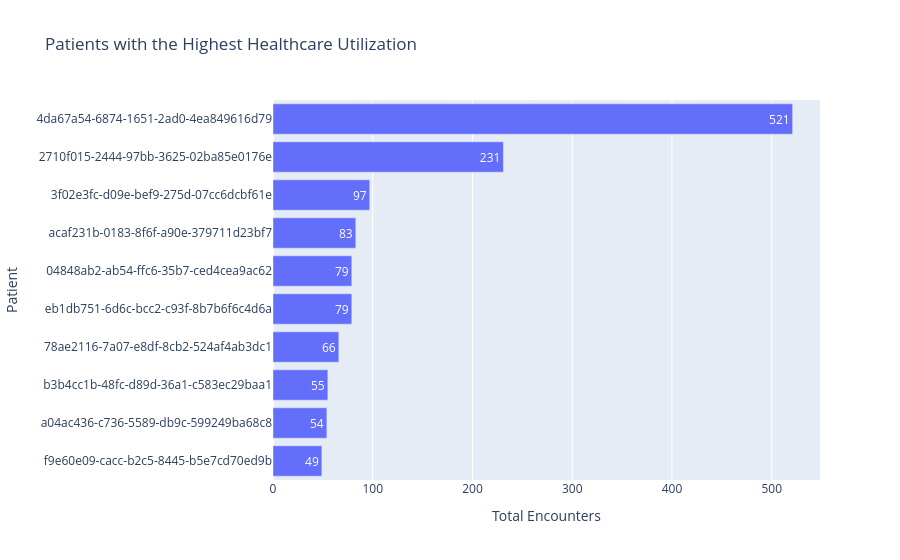

Notebook cell for this chart:
### Markdown cell above
### Visualization

### Code cell
fig = px.bar(
    top_utilizers.sort_values(
        "Total_Encounters",
        ascending=True,
    ),
    x="Total_Encounters",
    y="PATIENTID",
    orientation="h",
    title="Patients with the Highest Healthcare Utilization",
    labels={
        "PATIENTID": "Patient",
        "Total_Encounters": "Number of Encounters",
    },
    text="Total_Encounters",
)

fig.update_layout(
    showlegend=False,
    yaxis_title="Patient",
    xaxis_title="Total Encounters",
)

fig.show()

### Figure 1 — Plotly figure (JSON) as saved in the notebook; plotly's stock layout.template omitted (floating-point values rounded to 4 significant figures)
{"data": [{"hovertemplate": "Number of Encounters=%{text}<br>Patient=%{y}<extra></extra>", "legendgroup": "", "marker": {"color": "#636efa", "pattern": {"shape": ""}}, "name": "", "orientation": "h", "showlegend": false, "text": [49.0, 54.0, 55.0, 66.0, 79.0, 79.0, 83.0, 97.0, 231.0, 521.0], "textposition": "auto", "type": "bar", "x": [49, 54, 55, 66, 79, 79, 83, 97, 231, 521], "xaxis": "x", "y": ["f9e60e09-cacc-b2c5-8445-b5e7cd70ed9b", "a04ac436-c736-5589-db9c-599249ba68c8", "b3b4cc1b-48fc-d89d-36a1-c583ec29baa1", "78ae2116-7a07-e8df-8cb2-524af4ab3dc1", "eb1db751-6d6c-bcc2-c93f-8b7b6f6c4d6a", "04848ab2-ab54-ffc6-35b7-ced4cea9ac62", "acaf231b-0183-8f6f-a90e-379711d23bf7", "3f02e3fc-d09e-bef9-275d-07cc6dcbf61e", "2710f015-2444-97bb-3625-02ba85e0176e", "4da67a54-6874-1651-2ad0-4ea849616d79"], "yaxis": "y"}], "layout": {"barmode": "relative", "legend": {"tracegroupgap": 0}, "showlegend": false, "title": {"text": "Patients with the Highest Healthcare Utilization"}, "xaxis": {"anchor": "y", "domain": [0, 1], "title": {"text": "Total Encounters"}}, "yaxis": {"anchor": "x", "domain": [0, 1], "title": {"text": "Patient"}}}}
